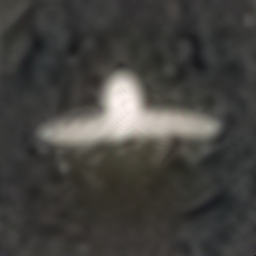
#> input picture data/style_transfer/_at_iteration_100.png, 256 x 256 px; its folder holds only this picture in this run
$ python -i plot_shapes.py   (imports and definitions only)   (older library calls are emulated)
#> lines starting #> are read from the running program, lines starting #| are printed output that depends on the picture; after the words box and inside, x2 and y2 are one past the last pixel; in counts of white or black regions, pixels touching at a corner belong together
import math
import numpy as np
import matplotlib.pyplot as plt

from skimage.draw import (line, polygon, circle,
                          circle_perimeter,
                          ellipse, ellipse_perimeter,
                          bezier_curve)

from scipy import ndimage as ndi
from skimage import transform as tf
from skimage.morphology import watershed, disk, square, erosion
from skimage.feature import peak_local_max
from skimage.filters import rank, sobel
from skimage.util import img_as_ubyte
from skimage.transform import rescale

from skimage import io
import glob
import os
# [1 line not run here, left out]
from matplotlib.widgets import Slider, Button, RadioButtons
plt.rcParams['image.cmap'] = 'gray'

# [1 line not run here, left out]

xx = 256
yy = 256

def create_blank(x_len,y_len):
    img = np.zeros((x_len, y_len), dtype=np.double)
    return img

# def resize(image):
#   image_rescaled = rescale(image, 1.0 / 8.0, anti_aliasing=True)
#   return image_rescaled

# [222 lines left out: functions generate_truth, create_sac, create_complexity, create_parent, transform_sac, transform_complexity and 5 more, not called in this run]

def watershed_segmentation(image):
    # [5 lines of commented-out code are left out]

    image = img_as_ubyte(image)
    # denoise image
    denoised = rank.median(image, disk(2))

    # find continuous region (low gradient -
    # where less than 10 for this image) --> markers
    # disk(5) is used here to get a more smooth image
    markers = rank.gradient(denoised, disk(5)) < 10
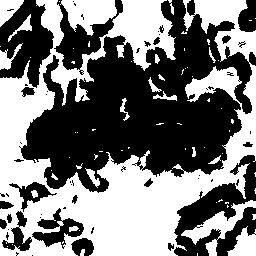
#> markers: shape (256, 256) bool; 47.4% white; 69 white regions (48 under 20 px), largest, box (x1, y1, x2, y2) and area: (0, 0, 256, 256) 26530, (60, 0, 117, 36) 1254, (181, 200, 256, 256) 1118
    markers = ndi.label(markers)[0]
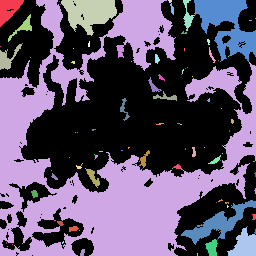
#> markers: shape (256, 256) int32; 132 distinct labels, from 0 to 131; one colour per label, 0 black
    # markers = markers/markers.max()
    # local gradient (disk(2) is used to keep edges thin)
    gradient = rank.gradient(denoised, disk(2))
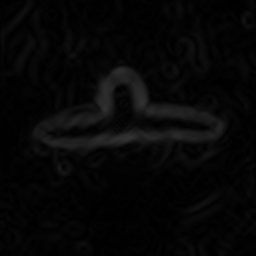
#> gradient: shape (256, 256); min 0, max 51, mean 6.5
    # gradient = gradient/gradient.max()
    # gradient = sobel(image)
    erode = generate_mask(image,gradient)
#> in generate_mask, `mask = np.logical_or(image, gradient)`: mask: shape (256, 256) bool; every value is 1
    # process the watershed
    labels = watershed(gradient, markers)
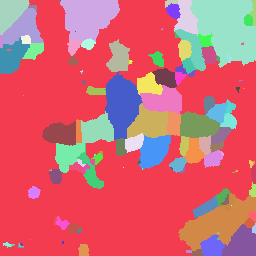
#> labels: shape (256, 256) int32; 131 distinct labels, from 1 to 131; one colour per label, 0 black
    labels -=1
#> labels: shape (256, 256) int32; 131 distinct labels, from 0 to 130
    labels = labels.astype(bool)
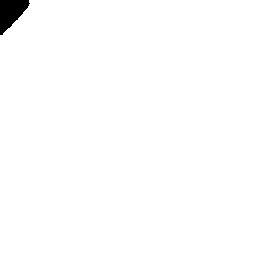
#> labels: shape (256, 256) bool; 99% white; 1 black region, box (x1, y1, x2, y2) and area: (0, 0, 30, 35) 636
    print('LABELS',labels.max(),labels.min())
#| LABELS True False
    # labels[labels!=0] = 1

    return gradient, labels, erode

def generate_mask(image,gradient):
    erode = erosion(gradient, square(5))
    mask = np.logical_or(image, gradient)
    return mask

# [108 lines left out: functions plot_overlay, remove_old_figures, save_figures, generate_parameters, not called in this run]

from skimage.util import random_noise

# [14 lines left out: function add_noise, not called in this run]

# [104 lines not run here, left out]
        # [19 lines of commented-out code are left out]

>>> import cv2
>>> picture = cv2.imread('../data/style_transfer/_at_iteration_100.png', cv2.IMREAD_GRAYSCALE)
>>> result = watershed_segmentation(picture)
